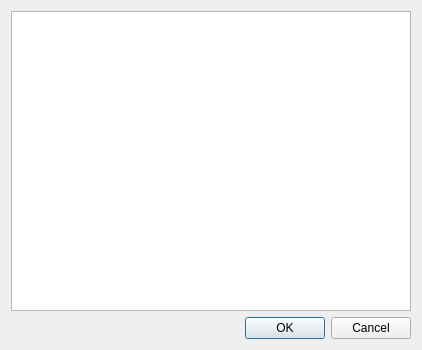
<?xml version="1.0" encoding="UTF-8"?>
<ui version="4.0">
    <class>ConfigEditorDialog</class>
    <widget class="QDialog" name="ConfigEditorDialog">
        <property name="windowTitle">
            <string>Редактировать конфигурацию</string>
        </property>
        <layout class="QVBoxLayout" name="verticalLayout">
            <item>
                <widget class="QPlainTextEdit" name="plainTextEditConfig">
                    <property name="minimumSize">
                        <size>
                            <width>400</width>
                            <height>300</height>
                        </size>
                    </property>
                </widget>
            </item>
            <item>
                <widget class="QDialogButtonBox" name="buttonBox">
                    <property name="standardButtons">
                        <set>QDialogButtonBox::Cancel|QDialogButtonBox::Ok</set>
                    </property>
                </widget>
            </item>
        </layout>
    </widget>
    <resources/>
    <connections/>
</ui>
